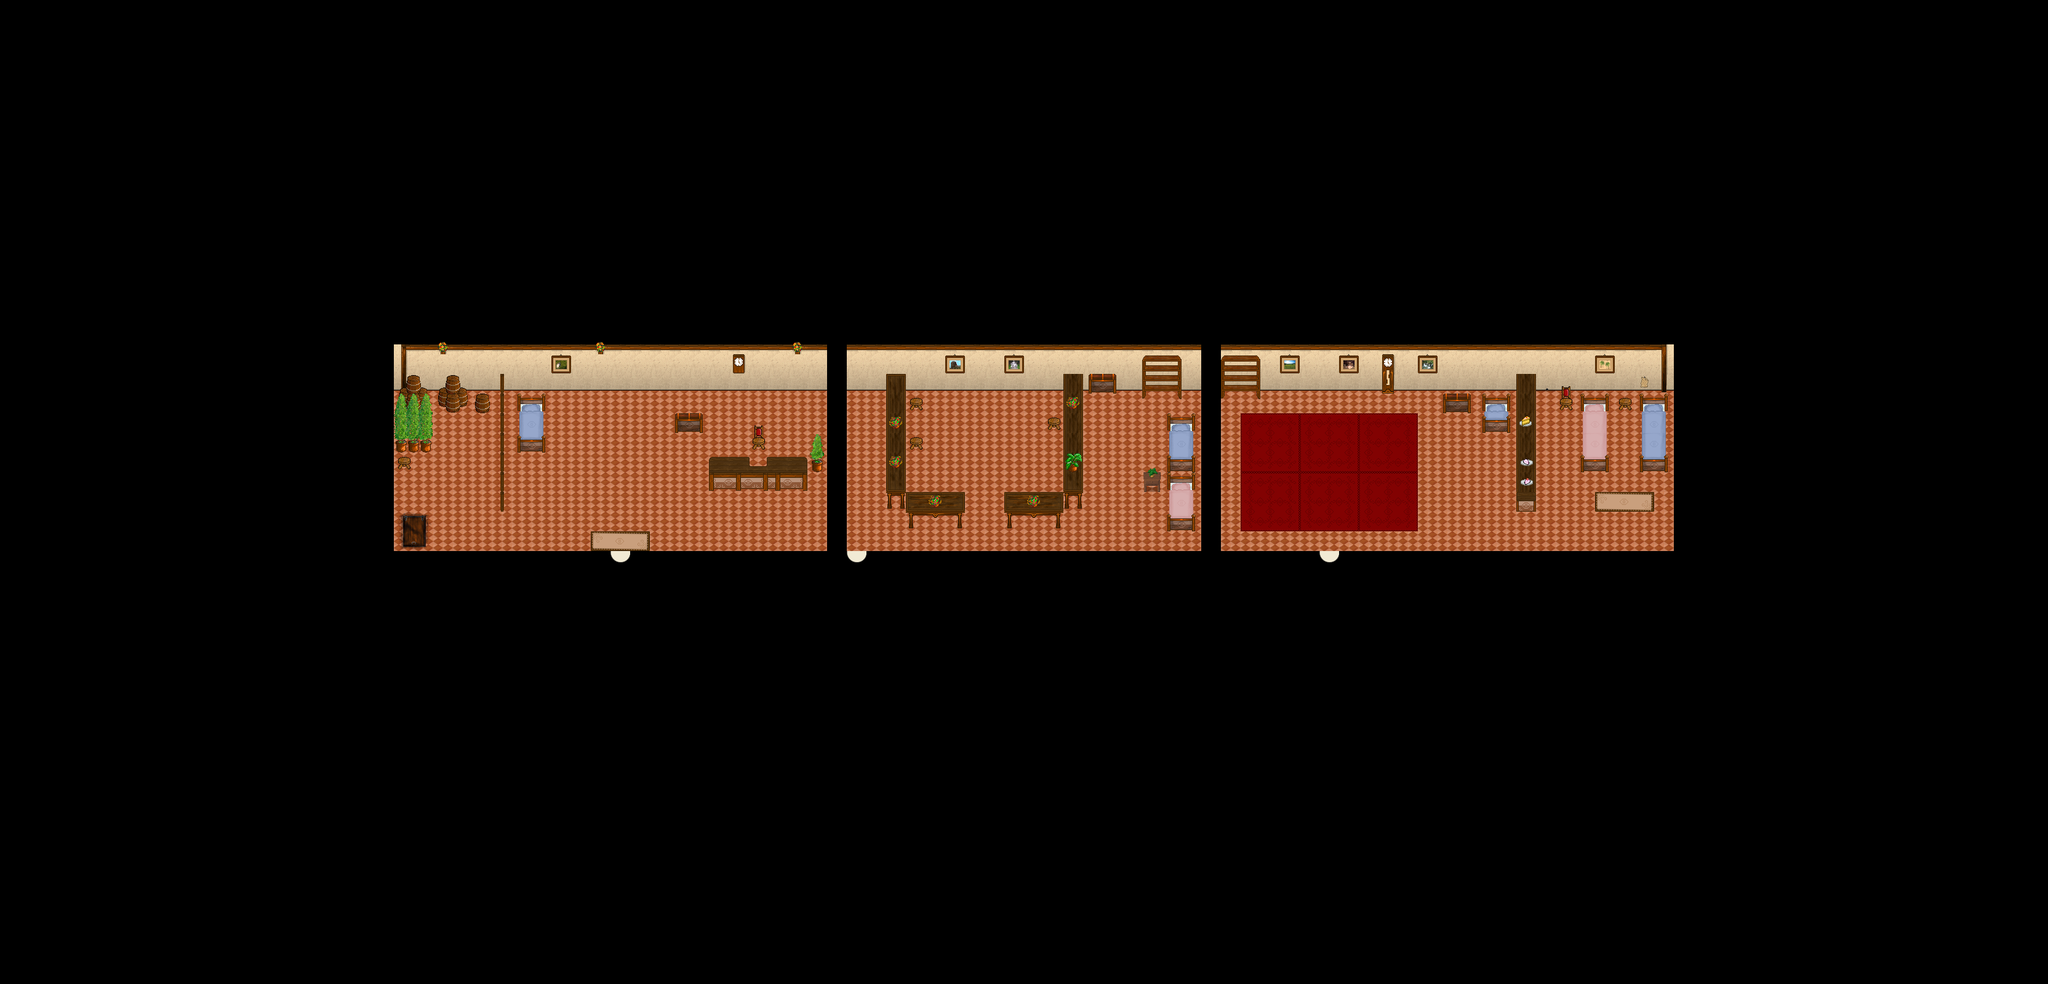

This game map was drawn from its Tiled (.tmx) file and the tilesets committed beside it. A one-line description and the trimmed map source follow:
An orthogonal 104x50 tile map with 32x32 px tiles, 4 tile layers (Ground, Ground, Fringe, Over), 1 hidden layer not drawn, 5 tilesets and 4 objects (3x WARP, SCRIPT).

<map version="1.0" orientation="orthogonal" width="104" height="50" tilewidth="32" tileheight="32">
 <properties>
  <property name="music" value="inside.ogg" />
 </properties>
 <tileset firstgid="1" name="collision" tilewidth="32" tileheight="32">
  <image source="../graphics/tiles/collision1_32_32.png" />
 </tileset>
 <tileset firstgid="1025" name="inn" tilewidth="32" tileheight="32">
  <image source="../graphics/tiles/indoor3_32_32.png" />
 </tileset>
 <tileset firstgid="2049" name="indoor8_32_32" tilewidth="32" tileheight="32">
  <image source="../graphics/tiles/indoor2_32_32.png" />
 </tileset>
 <tileset firstgid="3073" name="inn_32_64" tilewidth="32" tileheight="64">
  <image source="../graphics/tiles/indoor2_32_64.png" />
 </tileset>
 <tileset firstgid="3585" name="inn_32_96" tilewidth="32" tileheight="96">
  <image source="../graphics/tiles/indoor2_32_96.png" />
 </tileset>
 <layer name="Ground" width="104" height="50">
  <data>[5200 cells, 65 non-empty, 1 distinct tile ids]</data>
 </layer>
 <layer name="Ground" width="104" height="50">
  <data>[5200 cells, 5200 non-empty, 41 distinct tile ids]</data>
 </layer>
 <layer name="Fringe" width="104" height="50">
  <data>[5200 cells, 87 non-empty, 41 distinct tile ids]</data>
 </layer>
 <layer name="Over" width="104" height="50">
  <data>[5200 cells, 17 non-empty, 9 distinct tile ids]</data>
 </layer>
 <layer name="Collision" width="104" height="50" visible="0">
  <data>[5200 cells, 4778 non-empty, 1 distinct tile ids]</data>
 </layer>
 <objectgroup name="Object" width="104" height="50">
  <object name="Warp to City XCF" type="WARP" x="992" y="896" width="32" height="32">
   <properties>
    <property name="DEST_MAP" value="ow-o0000-o0000-o0000" />
    <property name="DEST_X" value="2080" />
    <property name="DEST_Y" value="3424" />
   </properties>
  </object>
  <object name="Warp to City XCF" type="WARP" x="1376" y="896" width="32" height="32">
   <properties>
    <property name="DEST_MAP" value="ow-o0000-o0000-o0000" />
    <property name="DEST_X" value="2272" />
    <property name="DEST_Y" value="3424" />
   </properties>
  </object>
  <object name="Warp to City XCF" type="WARP" x="2144" y="896" width="32" height="32">
   <properties>
    <property name="DEST_MAP" value="ow-o0000-o0000-o0000" />
    <property name="DEST_X" value="2656" />
    <property name="DEST_Y" value="3456" />
   </properties>
  </object>
  <object name="External Map Events" type="SCRIPT" x="0" y="-2016">
   <properties>
    <property name="FILENAME" value="scripts/maps/iw-selphie_timlet_flat03-o00-o00-o00.lua" />
   </properties>
  </object>
 </objectgroup>
</map>
